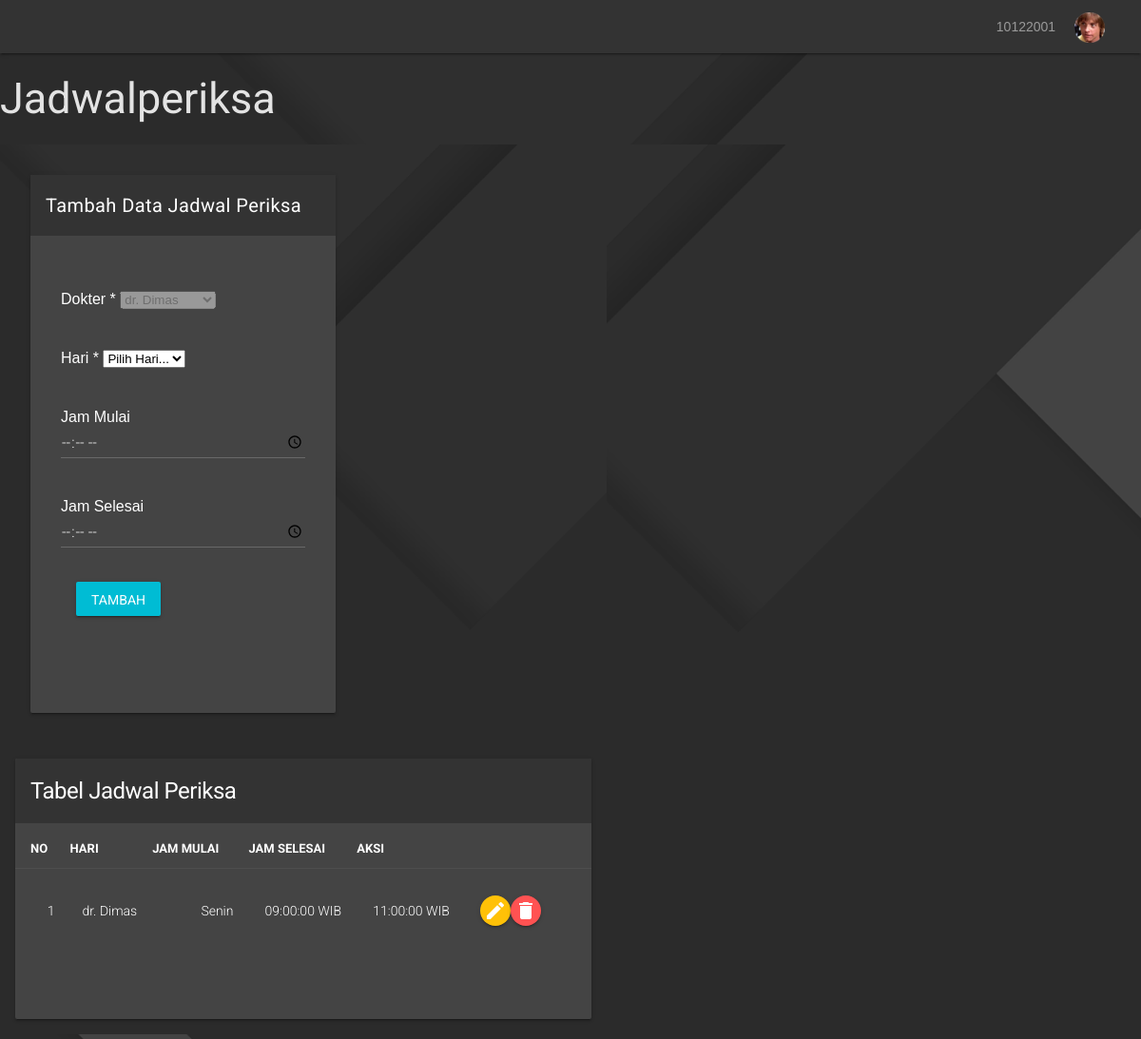
Before: /dokterdashboard.php?page=jadwalperiksa (signed in) with the older database file.
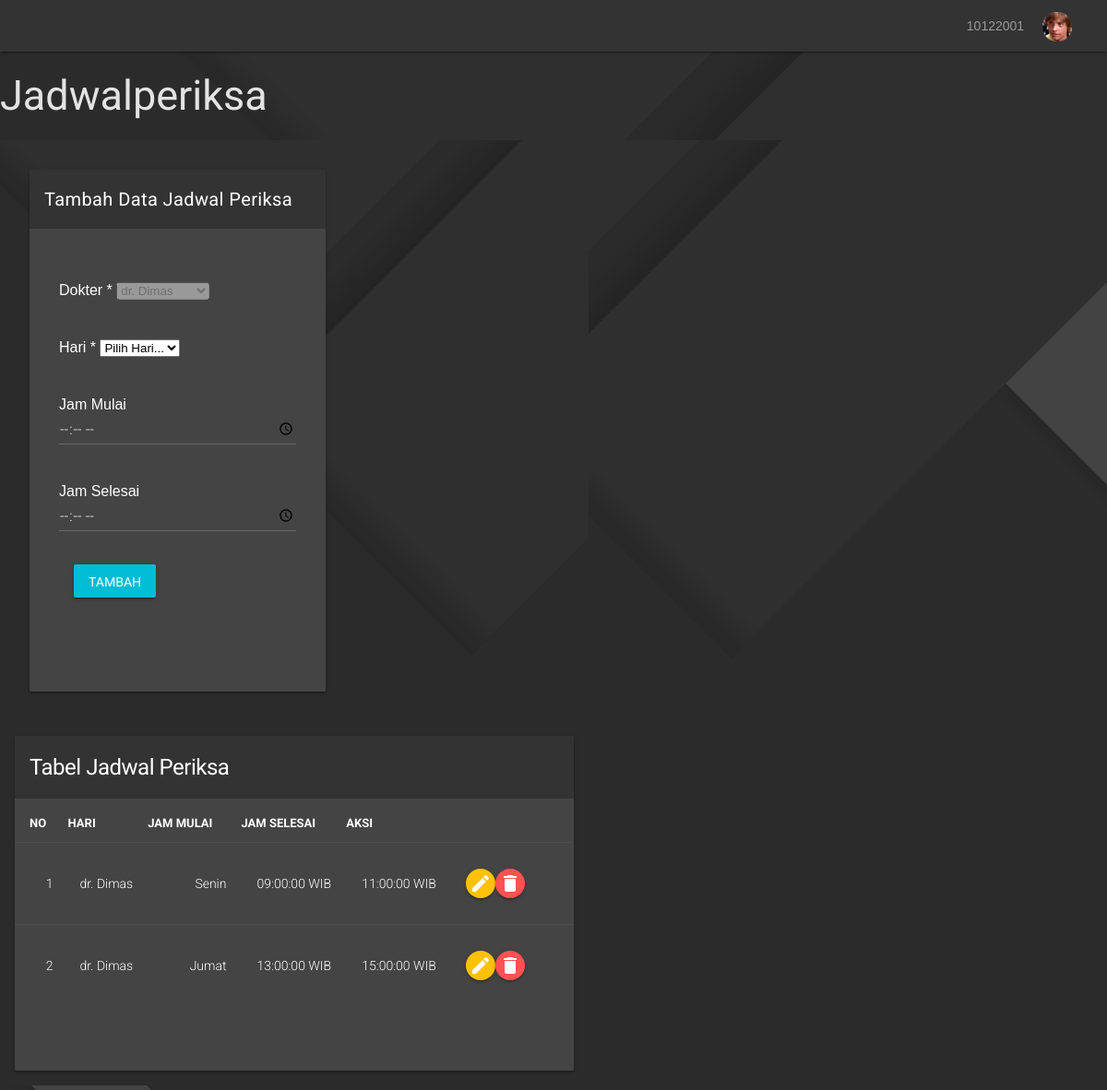
After: the same page with the newer database file.
### tables this page shows
CREATE TABLE `jadwal_periksa` (
  `id` int(11) UNSIGNED NOT NULL,
  `id_dokter` int(11) UNSIGNED NOT NULL,
  `hari` enum('Senin','Selasa','Rabu','Kamis','Jumat','Sabtu') NOT NULL,
  `jam_mulai` time NOT NULL,
  `jam_selesai` time NOT NULL
);

CREATE TABLE `dokter` (
  `id` int(11) UNSIGNED NOT NULL,
  `nama` varchar(255) NOT NULL,
  `alamat` varchar(255) NOT NULL,
  `no_hp` varchar(50) NOT NULL,
  `id_poli` int(11) UNSIGNED NOT NULL,
  `nip` varchar(50) NOT NULL,
  `password` varchar(255) NOT NULL
);

### jadwalperiksa.php (the view, shortened to what the changed rows need)
<main class="mdl-layout__content ui-form-components">
<div class="mdl-grid ui-tables">
            <div class="mdl-cell mdl-cell--12-col-desktop mdl-cell--12-col-tablet mdl-cell--4-col-phone">
                <div class="mdl-card mdl-shadow--2dp">
                    <div class="mdl-card__title">
                        <h1 class="mdl-card__title-text">Tabel Jadwal Periksa</h1>
                    </div>
                    <div class="mdl-card__supporting-text no-padding">
                        <table class="mdl-data-table mdl-js-data-table">
                            <thead>
                                <tr>
                                    <th class="mdl-data-table__cell--non-numeric">NO</th>
                                    <th class="mdl-data-table__cell--non-numeric">HARI</th>
                                    <th class="mdl-data-table__cell--non-numeric">JAM MULAI</th>
                                    <th class="mdl-data-table__cell--non-numeric">JAM SELESAI</th>
                                    <th class="mdl-data-table__cell--non-numeric">AKSI</th>
                            </thead>
                            <tbody>
                            <?php
                            $id_dokter = $_SESSION['id'];
                            $result = mysqli_query($mysqli, "SELECT dokter.nama, jadwal_periksa.id, jadwal_periksa.hari, jadwal_periksa.jam_mulai, jadwal_periksa.jam_selesai
                            FROM dokter
                            JOIN jadwal_periksa ON dokter.id = jadwal_periksa.id_dokter
                            WHERE dokter.id = $id_dokter");
                            $no = 1;
                            while ($data = mysqli_fetch_array($result)) :
                            ?>
                                <tr>
                                    <td><?php echo $no++ ?></td>
                                    <td><?php echo $data['nama'] ?></td>
                                    <td><?php echo $data['hari'] ?></td>
                                    <td><?php echo $data['jam_mulai'] ?> WIB</td>
                                    <td><?php echo $data['jam_selesai'] ?> WIB</td>
                                    <td>
                                            <li class="mdl-list__item">
                                                <a href="dokterdashboard.php?page=jadwalperiksa&id=<?php echo $data['id'] ?>">
                                                    <button class="mdl-button mdl-js-button mdl-button--icon mdl-button--raised mdl-js-ripple-effect button--colored-orange">
                                                        <i class="material-icons">edit</i>
                                                    </button>
                                                </a>
                                                <a href="dokterdashboard.php?page=jadwalperiksa&id=<?php echo $data['id'] ?>&aksi=hapus">
                                                    <button class="mdl-button mdl-js-button mdl-button--icon mdl-button--raised mdl-js-ripple-effect button--colored-red">
                                                        <i class="material-icons">delete</i>
                                                    </button>
                                                </a>
                                            </li>
                                    </td>
                                </tr>
                                <?php endwhile; ?>
                            </tbody>
                        </table>
                    </div>
                </div>
            </div>
        </div>
</main>

Changed rows visible on the page:
added jadwal_periksa: id_dokter.nama "dr. Dimas", hari "Jumat", jam_mulai "13:00:00", jam_selesai "15:00:00"
